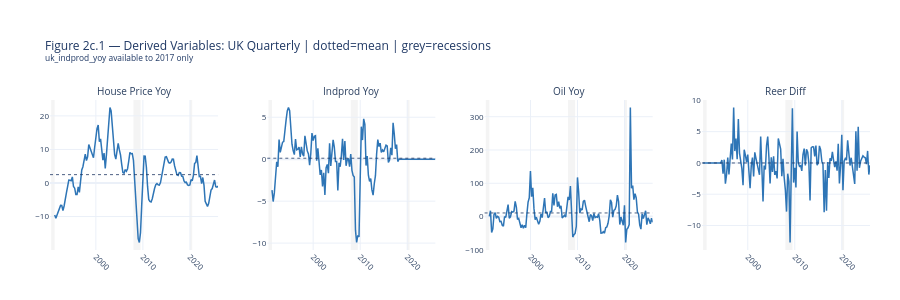

Notebook code cell kept with this figure:
### Code cell
DERIVED_UKQ = [
    'uk_house_price_yoy',
    'uk_indprod_yoy',
    'uk_oil_yoy',
    'uk_reer_diff',
]

fig = make_subplots(
    rows=1, cols=4,
    subplot_titles=[v.replace('uk_', '').replace('_', ' ').title()
                    for v in DERIVED_UKQ],
    horizontal_spacing=0.06)

for i, var in enumerate(DERIVED_UKQ):
    fig.add_trace(go.Scatter(
        x=df_model_ukq.index, y=df_model_ukq[var],
        mode='lines', line=dict(color=BLUE, width=1.5),
        showlegend=False), row=1, col=i+1)
    fig.add_hline(y=df_model_ukq[var].mean(), line_dash='dot',
                  line_color=NAVY, line_width=0.8, row=1, col=i+1)
    for s, e, _ in RECESSIONS_UKQ:
        fig.add_vrect(x0=s, x1=e, fillcolor='lightgrey', opacity=0.25,
                      layer='below', line_width=0, row=1, col=i+1)

fig.update_xaxes(tickangle=45, tickfont=dict(size=8), nticks=5)
fig.update_yaxes(tickfont=dict(size=8), nticks=5)
fig.update_annotations(font_size=10)
fig.update_layout(
    title=dict(
        text='Figure 2c.1 — Derived Variables: UK Quarterly | dotted=mean | grey=recessions<br>'
             '<sup>uk_indprod_yoy available to 2017 only</sup>',
        font=dict(size=12, color=NAVY)),
    template=TEMPLATE,
    height=300,
    margin=dict(t=100, b=50, l=50, r=30))
fig.show()

### Figure 1 — Plotly figure (JSON) as saved in the notebook; plotly's stock layout.template omitted (floating-point values rounded to 4 significant figures; data arrays with more than 128 entries replaced by an {"elided": "..."} marker saying what was removed)
{"data": [{"line": {"color": "#2E75B6", "width": 1.5}, "mode": "lines", "showlegend": false, "type": "scatter", "x": {"elided": "144 str values"}, "xaxis": "x", "y": {"elided": "144 float values"}, "yaxis": "y"}, {"line": {"color": "#2E75B6", "width": 1.5}, "mode": "lines", "showlegend": false, "type": "scatter", "x": {"elided": "144 str values"}, "xaxis": "x2", "y": {"elided": "144 float values"}, "yaxis": "y2"}, {"line": {"color": "#2E75B6", "width": 1.5}, "mode": "lines", "showlegend": false, "type": "scatter", "x": {"elided": "144 str values"}, "xaxis": "x3", "y": {"elided": "144 float values"}, "yaxis": "y3"}, {"line": {"color": "#2E75B6", "width": 1.5}, "mode": "lines", "showlegend": false, "type": "scatter", "x": {"elided": "144 str values"}, "xaxis": "x4", "y": {"elided": "144 float values"}, "yaxis": "y4"}], "layout": {"annotations": [{"font": {"size": 10}, "showarrow": false, "text": "House Price Yoy", "x": 0.1025, "xanchor": "center", "xref": "paper", "y": 1, "yanchor": "bottom", "yref": "paper"}, {"font": {"size": 10}, "showarrow": false, "text": "Indprod Yoy", "x": 0.3675, "xanchor": "center", "xref": "paper", "y": 1, "yanchor": "bottom", "yref": "paper"}, {"font": {"size": 10}, "showarrow": false, "text": "Oil Yoy", "x": 0.6325, "xanchor": "center", "xref": "paper", "y": 1, "yanchor": "bottom", "yref": "paper"}, {"font": {"size": 10}, "showarrow": false, "text": "Reer Diff", "x": 0.8975, "xanchor": "center", "xref": "paper", "y": 1, "yanchor": "bottom", "yref": "paper"}], "height": 300, "margin": {"b": 50, "l": 50, "r": 30, "t": 100}, "shapes": [{"line": {"color": "#1F3864", "dash": "dot", "width": 0.8}, "type": "line", "x0": 0, "x1": 1, "xref": "x domain", "y0": 2.491, "y1": 2.491, "yref": "y"}, {"fillcolor": "lightgrey", "layer": "below", "line": {"width": 0}, "opacity": 0.25, "type": "rect", "x0": "1990-07-01", "x1": "1991-03-31", "xref": "x", "y0": 0, "y1": 1, "yref": "y domain"}, {"fillcolor": "lightgrey", "layer": "below", "line": {"width": 0}, "opacity": 0.25, "type": "rect", "x0": "2008-01-01", "x1": "2009-06-30", "xref": "x", "y0": 0, "y1": 1, "yref": "y domain"}, {"fillcolor": "lightgrey", "layer": "below", "line": {"width": 0}, "opacity": 0.25, "type": "rect", "x0": "2020-01-01", "x1": "2020-06-30", "xref": "x", "y0": 0, "y1": 1, "yref": "y domain"}, {"line": {"color": "#1F3864", "dash": "dot", "width": 0.8}, "type": "line", "x0": 0, "x1": 1, "xref": "x2 domain", "y0": 0.1127, "y1": 0.1127, "yref": "y2"}, {"fillcolor": "lightgrey", "layer": "below", "line": {"width": 0}, "opacity": 0.25, "type": "rect", "x0": "1990-07-01", "x1": "1991-03-31", "xref": "x2", "y0": 0, "y1": 1, "yref": "y2 domain"}, {"fillcolor": "lightgrey", "layer": "below", "line": {"width": 0}, "opacity": 0.25, "type": "rect", "x0": "2008-01-01", "x1": "2009-06-30", "xref": "x2", "y0": 0, "y1": 1, "yref": "y2 domain"}, {"fillcolor": "lightgrey", "layer": "below", "line": {"width": 0}, "opacity": 0.25, "type": "rect", "x0": "2020-01-01", "x1": "2020-06-30", "xref": "x2", "y0": 0, "y1": 1, "yref": "y2 domain"}, {"line": {"color": "#1F3864", "dash": "dot", "width": 0.8}, "type": "line", "x0": 0, "x1": 1, "xref": "x3 domain", "y0": 10.66, "y1": 10.66, "yref": "y3"}, {"fillcolor": "lightgrey", "layer": "below", "line": {"width": 0}, "opacity": 0.25, "type": "rect", "x0": "1990-07-01", "x1": "1991-03-31", "xref": "x3", "y0": 0, "y1": 1, "yref": "y3 domain"}, {"fillcolor": "lightgrey", "layer": "below", "line": {"width": 0}, "opacity": 0.25, "type": "rect", "x0": "2008-01-01", "x1": "2009-06-30", "xref": "x3", "y0": 0, "y1": 1, "yref": "y3 domain"}, {"fillcolor": "lightgrey", "layer": "below", "line": {"width": 0}, "opacity": 0.25, "type": "rect", "x0": "2020-01-01", "x1": "2020-06-30", "xref": "x3", "y0": 0, "y1": 1, "yref": "y3 domain"}, {"line": {"color": "#1F3864", "dash": "dot", "width": 0.8}, "type": "line", "x0": 0, "x1": 1, "xref": "x4 domain", "y0": -0.007832, "y1": -0.007832, "yref": "y4"}, {"fillcolor": "lightgrey", "layer": "below", "line": {"width": 0}, "opacity": 0.25, "type": "rect", "x0": "1990-07-01", "x1": "1991-03-31", "xref": "x4", "y0": 0, "y1": 1, "yref": "y4 domain"}, {"fillcolor": "lightgrey", "layer": "below", "line": {"width": 0}, "opacity": 0.25, "type": "rect", "x0": "2008-01-01", "x1": "2009-06-30", "xref": "x4", "y0": 0, "y1": 1, "yref": "y4 domain"}, {"fillcolor": "lightgrey", "layer": "below", "line": {"width": 0}, "opacity": 0.25, "type": "rect", "x0": "2020-01-01", "x1": "2020-06-30", "xref": "x4", "y0": 0, "y1": 1, "yref": "y4 domain"}], "title": {"font": {"color": "#1F3864", "size": 12}, "text": "Figure 2c.1 — Derived Variables: UK Quarterly | dotted=mean | grey=recessions<br><sup>uk_indprod_yoy available to 2017 only</sup>"}, "xaxis": {"anchor": "y", "domain": [0, 0.205], "nticks": 5, "tickangle": 45, "tickfont": {"size": 8}}, "xaxis2": {"anchor": "y2", "domain": [0.265, 0.47], "nticks": 5, "tickangle": 45, "tickfont": {"size": 8}}, "xaxis3": {"anchor": "y3", "domain": [0.53, 0.735], "nticks": 5, "tickangle": 45, "tickfont": {"size": 8}}, "xaxis4": {"anchor": "y4", "domain": [0.795, 1], "nticks": 5, "tickangle": 45, "tickfont": {"size": 8}}, "yaxis": {"anchor": "x", "domain": [0, 1], "nticks": 5, "tickfont": {"size": 8}}, "yaxis2": {"anchor": "x2", "domain": [0, 1], "nticks": 5, "tickfont": {"size": 8}}, "yaxis3": {"anchor": "x3", "domain": [0, 1], "nticks": 5, "tickfont": {"size": 8}}, "yaxis4": {"anchor": "x4", "domain": [0, 1], "nticks": 5, "tickfont": {"size": 8}}}}
